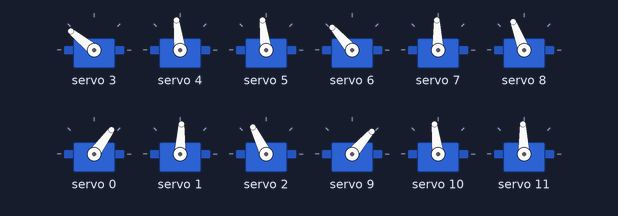
Simulated run of this sketch. Board: Arduino Uno, built with avr-gcc and run on an emulated ATmega328P. Parts: 12 × servo.

Above: at 0.16 s.
At 0.77 s:
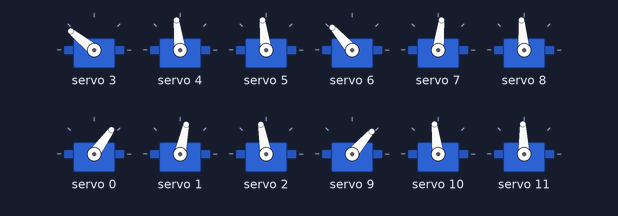
At 1.39 s:
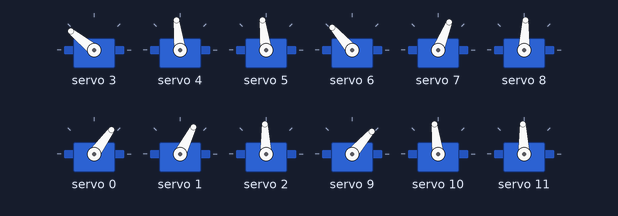
At 2.31 s:
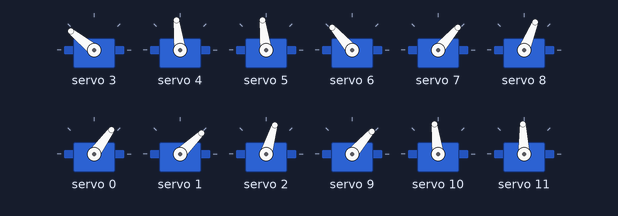
At 4.46 s:
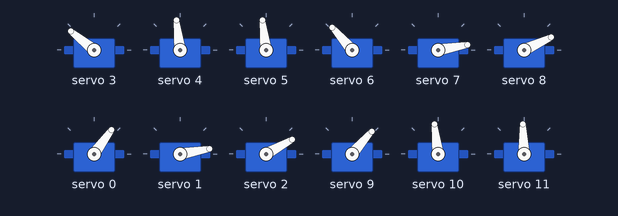
At 39.41 s:
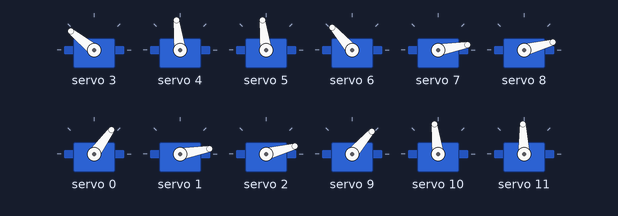
Timing chart, 0 to 40.0 s (numbered marks = the images above):
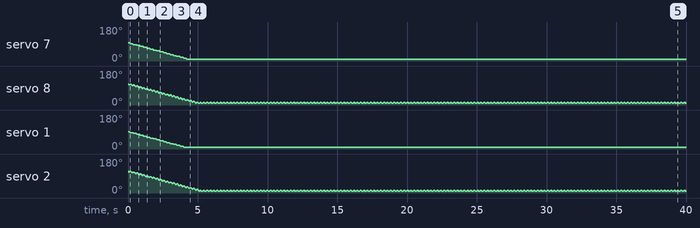

Measured:
- by itself, servo 7: moves from 97° to 10° over 4.1 s
- by itself, servo 1: moves from 92° to 10° over 3.9 s

The sketch:

walk.ino
```cpp
#include <Wire.h>
#include <Adafruit_PWMServoDriver.h>

// Create a servo driver object
Adafruit_PWMServoDriver pwm= Adafruit_PWMServoDriver();

// Define the minimum and maximum pulse width for your servo (adjust according to your servo's specification)
#define SERVOMIN  160 // Minimum pulse length (microseconds)
#define SERVOMAX  600 // Maximum pulse length (microseconds)

// Define the number of the servo channel you want to control
#define SERVO_0 3 // Example channel
#define SERVO_1 4
#define SERVO_2 5
#define SERVO_3 6
#define SERVO_4 7
#define SERVO_5 8
#define SERVO_6 0
#define SERVO_7 1
#define SERVO_8 2
#define SERVO_9 9
#define SERVO_10 10
#define SERVO_11 11

int val(int deg){
  int value=map(deg,0,180,SERVOMIN,SERVOMAX);
  return value;
}

int p0=135,p1=90,p2=90,p3=125,p4=90,p5=105,p6=45,p7=85,p8=110,p9=40,p10=90,p11=85;
void setup() {
  Serial.begin(9600);
  pwm.begin();
  pwm.setPWMFreq(60);  // Analog servos run at ~60 Hz updates
  pwm.setPWM(SERVO_0,0,val(135));
  pwm.setPWM(SERVO_1,0,val(90));
  pwm.setPWM(SERVO_2,0,val(90));
  pwm.setPWM(SERVO_3,0,val(125));
  pwm.setPWM(SERVO_4,0,val(90));
  pwm.setPWM(SERVO_5,0,val(105));
  pwm.setPWM(SERVO_6,0,val(45));
  pwm.setPWM(SERVO_7,0,val(85));
  pwm.setPWM(SERVO_8,0,val(110));
  pwm.setPWM(SERVO_9,0,val(40));
  pwm.setPWM(SERVO_10,0,val(90));
  pwm.setPWM(SERVO_11,0,val(85));
}
void loop() {
  // Move the servos up
  int i=1,j=1,k=1;
  while(i<=5){
    p4+=0.4;
    p5-=0.8;
    p7+=0.4;
    p8-=0.8;
    pwm.setPWM(SERVO_4,0,val(p4));
    pwm.setPWM(SERVO_5,0,val(p5));
    pwm.setPWM(SERVO_7,0,val(p7));
    pwm.setPWM(SERVO_8,0,val(p8));
    i++;
    delay(10);
  }
  delay(20);
  // move servos down
  while(j<=5){
    p4-=0.8;
    p5+=1.2;
    p7-=0.8;
    p8+=1.2;

    pwm.setPWM(SERVO_4,0,val(p4));
    pwm.setPWM(SERVO_5,0,val(p5));
    pwm.setPWM(SERVO_7,0,val(p7));
    pwm.setPWM(SERVO_8,0,val(p8));
    delay(10);
    j++;

  }
  //shoulder Hinge push body forward
  delay(20);
  while(k<=5){
    p4+=0.4;
    p5-=0.4;
    p7+=0.4;
    p8-=0.4;
    pwm.setPWM(SERVO_4,0,val(p4));
    pwm.setPWM(SERVO_5,0,val(p5));
    pwm.setPWM(SERVO_7,0,val(p7));
    pwm.setPWM(SERVO_8,0,val(p8));
    k++;
    delay(10);

  }
}
```
